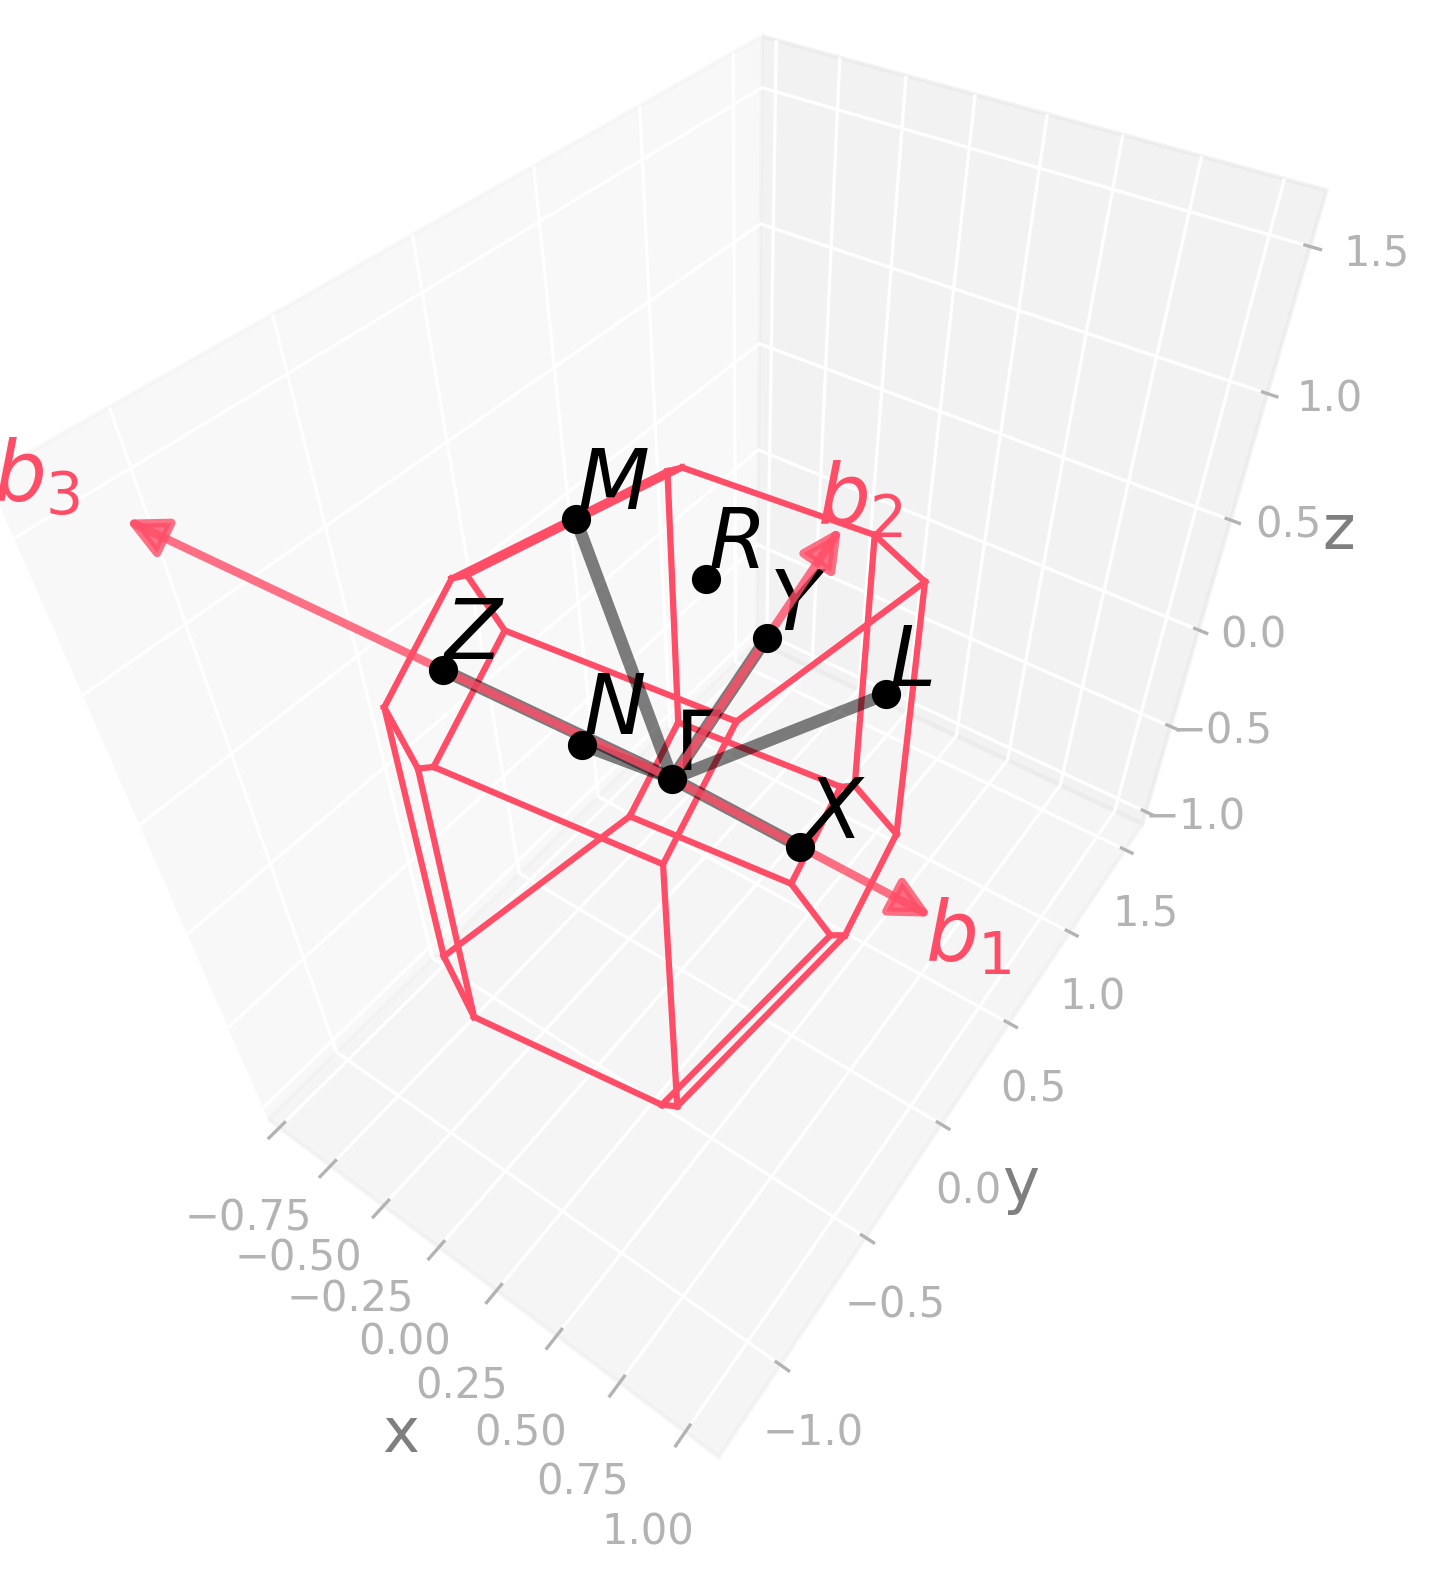

Python code for this plot:
import radtools as rad

l = rad.lattice_example("TRI1a")
l.plot("brillouin-kpath")
# Save an image:
l.savefig("tri1a_brillouin.png", elev=45, azim=-55, dpi=300, bbox_inches="tight")
# Interactive plot:
l.show(elev=45, azim=-55)
